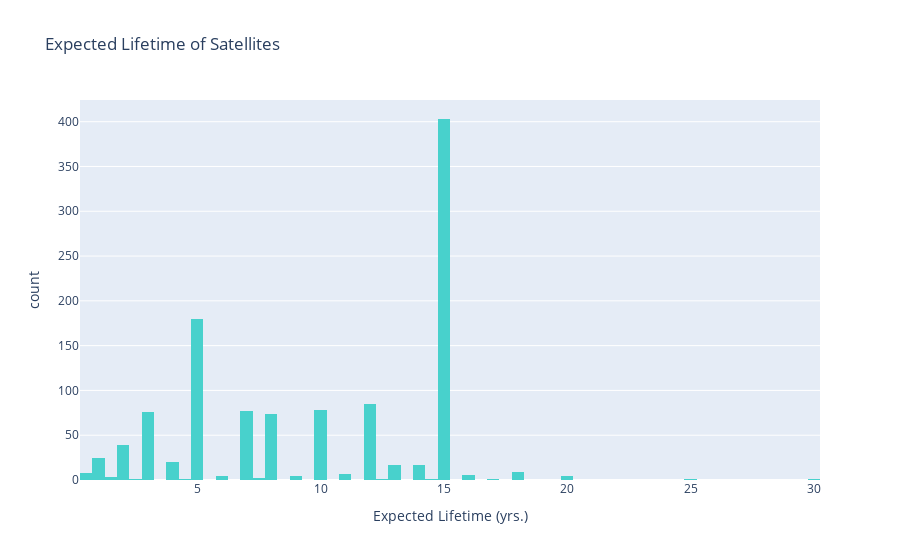

Here is the notebook cell this chart was saved with:
### Markdown cell above
# 4. Expected Lifetime of Satellites
This graph plots the Expected Lifetime of all Satellites.

It seems most satellites have an expected lifetime of 15 year.

### Code cell
fig_box = px.histogram(data,  x="Expected Lifetime (yrs.)", color_discrete_sequence=['mediumturquoise'], title = 'Expected Lifetime of Satellites')
fig_box.show()

### Figure 1 — Plotly figure (JSON) as saved in the notebook; plotly's stock layout.template omitted (floating-point values rounded to 4 significant figures; data arrays with more than 128 entries replaced by an {"elided": "..."} marker saying what was removed)
{"data": [{"alignmentgroup": "True", "bingroup": "x", "hovertemplate": "Expected Lifetime (yrs.)=%{x}<br>count=%{y}<extra></extra>", "legendgroup": "", "marker": {"color": "mediumturquoise"}, "name": "", "offsetgroup": "", "orientation": "v", "showlegend": false, "type": "histogram", "x": {"elided": "2666 float values"}, "xaxis": "x", "yaxis": "y"}], "layout": {"barmode": "relative", "legend": {"tracegroupgap": 0}, "title": {"text": "Expected Lifetime of Satellites"}, "xaxis": {"anchor": "y", "domain": [0, 1], "title": {"text": "Expected Lifetime (yrs.)"}}, "yaxis": {"anchor": "x", "domain": [0, 1], "title": {"text": "count"}}}}
